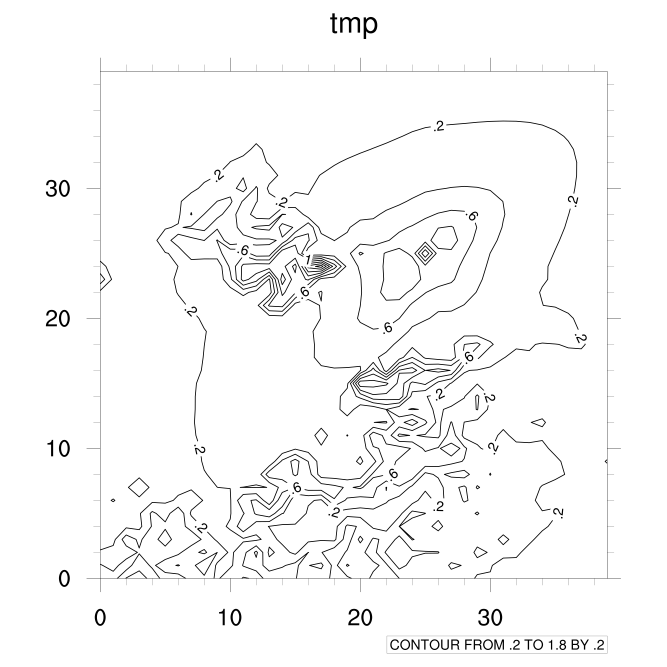
#> input picture assets/images/tmp_cn.png, 2000 x 2000 px, found by its file name (shown at 1/3 size)
$ python NCLonOTM.py
#> lines starting #> are read from the running program, lines starting #| are printed output that depends on the picture; after the words box and inside, x2 and y2 are one past the last pixel; in counts of white or black regions, pixels touching at a corner belong together
#!/opt/anaconda3/envs/env_name/bin/python
import numpy as np
import cv2
import os, sys
from PIL import Image

convert='/usr/local/bin/convert'


image=cv2.imread('tmp_cn.png')
#> image is the input picture: shape (2000, 2000, 3); min 0, max 255, mean 248.2
ny,nx,nz=image.shape
#> ny = 2000; nx = 2000; nz = 3

#locate the frame of contour plot
nwidth=np.array([len(np.where(image[j,:,:]!=255)[0]) for j in range(ny)])
#> nwidth = 2000 values, max 4860 at index 1734, min 0 at index 0, mean 237
nheight=np.array([len(np.where(image[:,i,:]!=255)[0]) for i in range(nx)])
#> nheight = 2000 values, max 4854 at index 301, min 0 at index 0, mean 237
wh={'j':'nwidth','i':'nheight'}
nxy={'j':'ny','i':'nx'}
for ij in wh:
  n=nxy[ij]
  exec('id1=int(np.mean(np.where('+wh[ij]+'>=max('+wh[ij]+')-2)[0]))')
  exec('id2=int(np.mean(np.where('+wh[ij]+'==max(['+wh[ij]+'[i] for i in range('+n+') if abs(i-id1) > 2]))))')
  if id1==id2:
     exec('id1=np.min(np.where('+wh[ij]+'>=max('+wh[ij]+')-2)[0])')
     exec('id2=np.max(np.where('+wh[ij]+'>=max('+wh[ij]+')-2)[0])')
  exec(ij+'0=min([id1,id2])')
  exec(ij+'1=max([id1,id2])')
size = (j1-j0,i1-i0)

#darken the lines inside of the frame
image3=image[:]
boo=(image[:,:,0]==image[:,:,1]) & (image[:,:,1]==image[:,:,2])& (image[:,:,2]!=255)
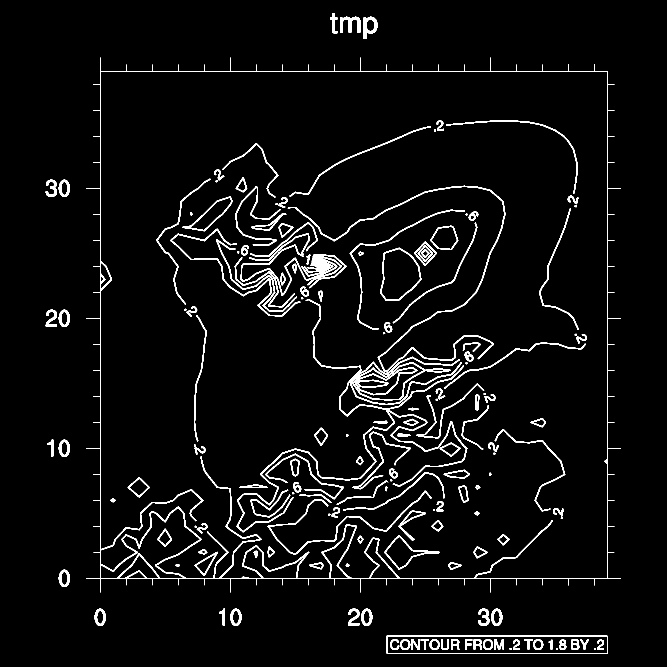
#> boo: shape (2000, 2000) bool (shown at 1/3 size); 3.9% white; 168 white regions, largest, box (x1, y1, x2, y2) and area: (259, 173, 1863, 1777) 30664, (710, 897, 1402, 1597) 11419, (863, 557, 1516, 1117) 7138
idx=np.where(boo)
#> idx = 157995 positions, rows 40 to 1960, columns 137 to 1862
idx0=np.array([idx[0][i] for i in range(len(idx[0])) if idx[0][i]>j0 and idx[0][i]<j1 and idx[1][i]>i0 and idx[1][i]<i1])
idx1=np.array([idx[1][i] for i in range(len(idx[0])) if idx[0][i]>j0 and idx[0][i]<j1 and idx[1][i]>i0 and idx[1][i]<i1])
if len(idx0)>0 and len(idx1)>0:image3[idx0,idx1,:]=0
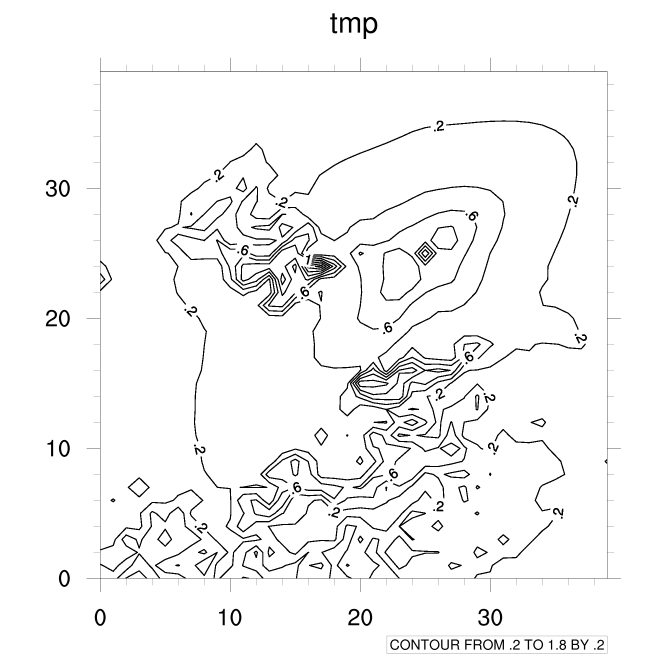
#> image3: shape (2000, 2000, 3) (shown at 1/3 size); 1.94% of pixels changed, all inside (x1, y1, x2, y2) = (302, 214, 1821, 1734)

#resize (alignment the resolutions)
image2=cv2.imread('fitted.png')
#> (the run stopped early here; a loop or call above may not have finished)

$ run again, with assets/images/20180404ISAM-wanli.PNG copied over assets/images/tmp_cn.png
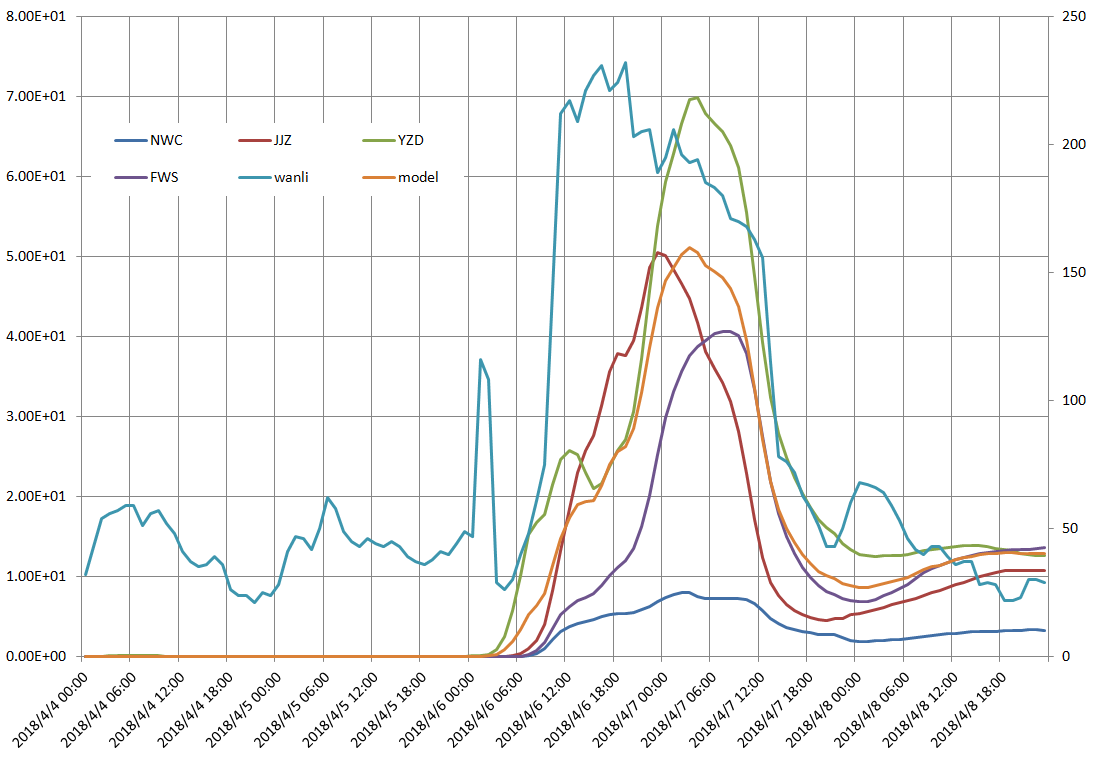
#> input picture assets/images/20180404ISAM-wanli.PNG, 1096 x 761 px, found by its file name
#> image is the input picture: shape (761, 1096, 3); mean B, G, R 245.4, 245.7, 245.5
#> nwidth = 761 values, max 3058 at index 16, min 0 at index 0, mean 262.7
#> nheight = 1096 values, max 2004 at index 81, min 0 at index 0, mean 182.4
#> `boo=(image[:,:,0]==image[:,:,1]) & (image[:,:,1]==image[:,:,2])& (imag..`:
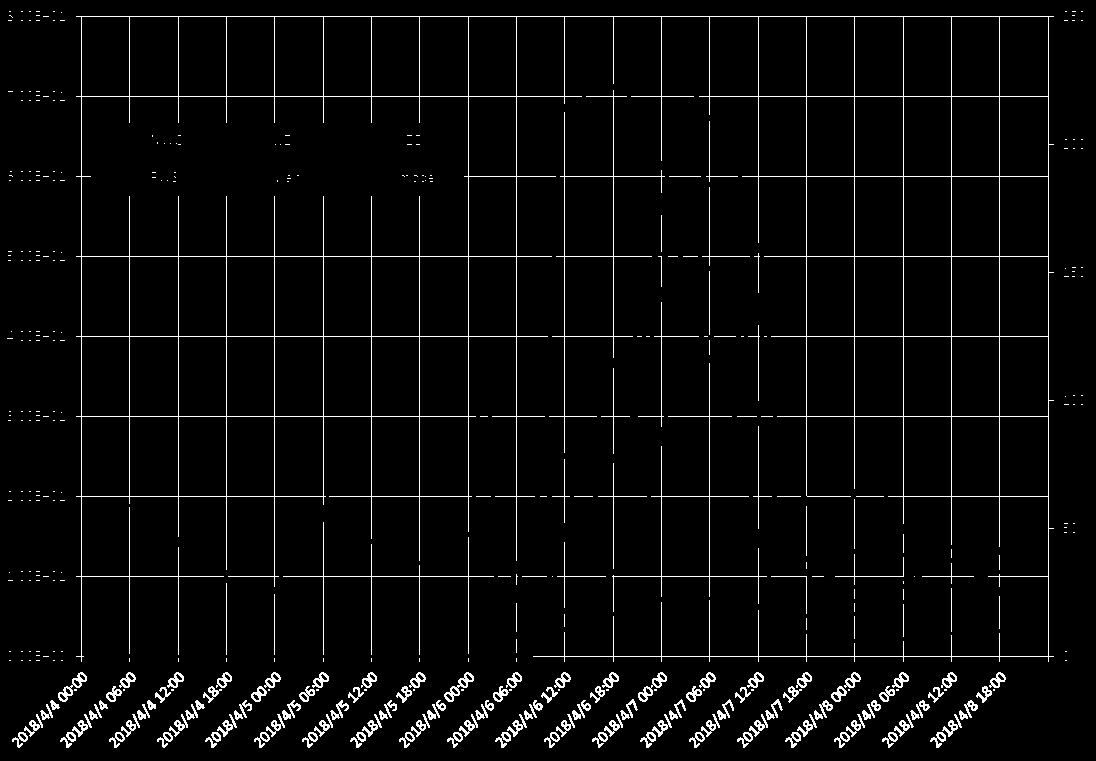
#> boo: shape (761, 1096) bool; 3.9% white in thin lines or dots
#> idx = 32775 positions, rows 11 to 747, columns 7 to 1082
#> idx0 = 15289 values from 17 to 655
#> idx1 = 15289 values, max 950 at index 2192, min 82 at index 1337, mean 521.9
#> `if len(idx0)>0 and len(idx1)>0:image3[idx0,idx1,:]=0`:
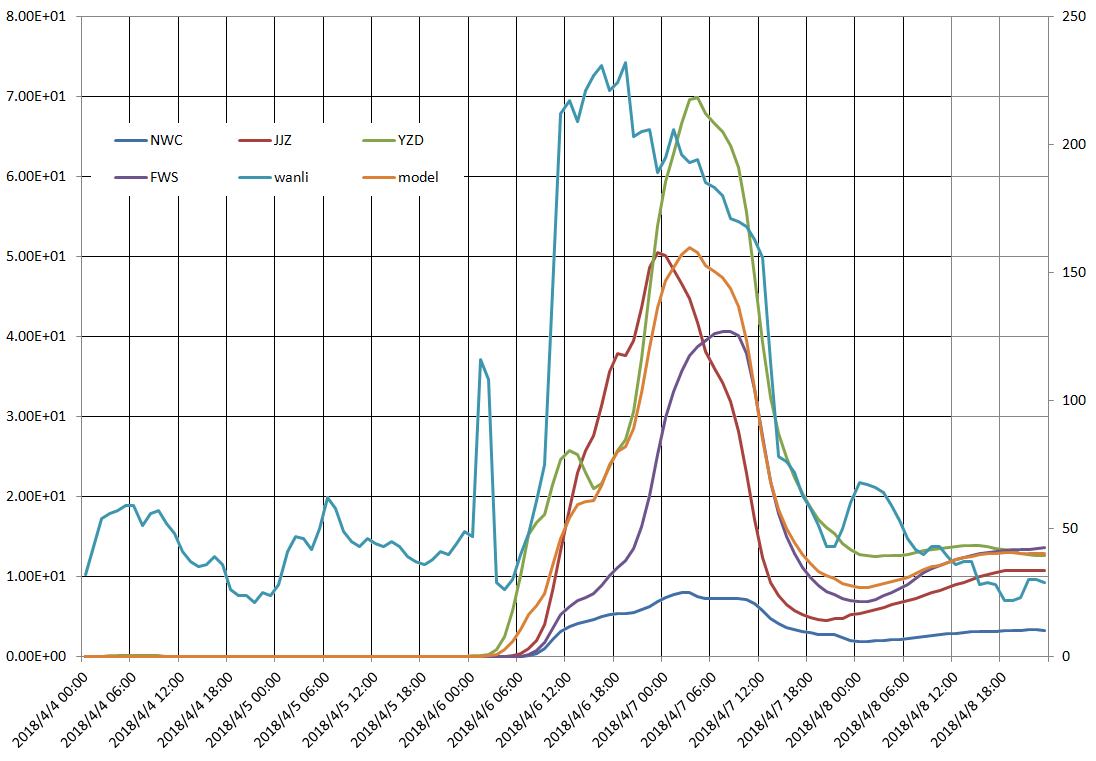
#> image3: shape (761, 1096, 3); 1.82% of pixels changed, all inside (x1, y1, x2, y2) = (82, 17, 951, 656)
